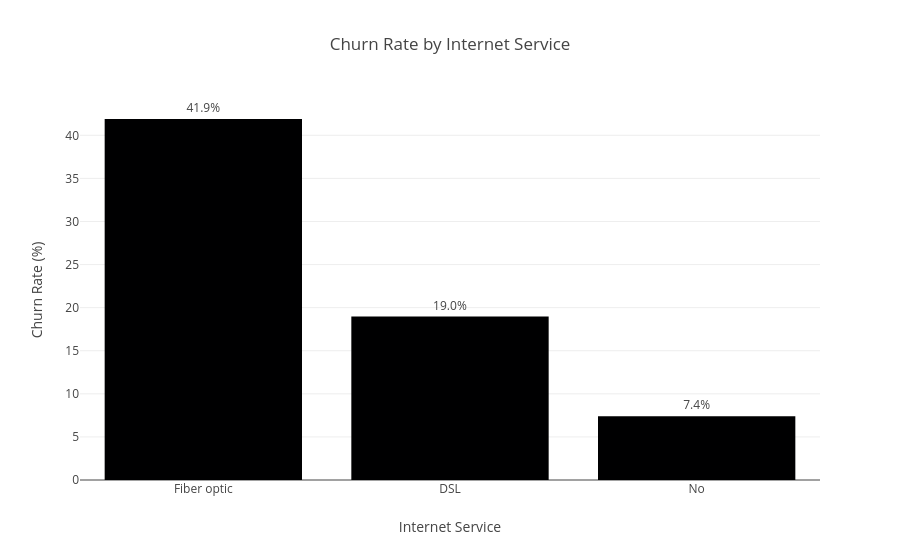

This figure's notebook cell:
### Code cell
# Visualizing churn rate by internet service

fig = px.bar(
    internet_churn,
    x='InternetService',
    y='Churn Rate',
    text='Churn Rate',
    title='Churn Rate by Internet Service',
    labels={
        'InternetService': 'Internet Service',
        'Churn Rate': 'Churn Rate (%)'
    }
)

fig.update_traces(
    texttemplate='%{text:.1f}%',
    textposition='outside'
)

fig.update_layout(
    yaxis_title='Churn Rate (%)',
    xaxis_title='Internet Service'
)

fig.show()

### Figure 1 — Plotly figure (JSON) as saved in the notebook; plotly's stock layout.template omitted (floating-point values rounded to 4 significant figures)
{"data": [{"hovertemplate": "Internet Service=%{x}<br>Churn Rate (%)=%{text}<extra></extra>", "legendgroup": "", "marker": {"color": "#000001", "pattern": {"shape": ""}}, "name": "", "orientation": "v", "showlegend": false, "text": [41.89, 18.96, 7.405], "textposition": "outside", "texttemplate": "%{text:.1f}%", "type": "bar", "x": ["Fiber optic", "DSL", "No"], "xaxis": "x", "y": [41.89, 18.96, 7.405], "yaxis": "y"}], "layout": {"barmode": "relative", "legend": {"tracegroupgap": 0}, "title": {"text": "Churn Rate by Internet Service"}, "xaxis": {"anchor": "y", "domain": [0, 1], "title": {"text": "Internet Service"}}, "yaxis": {"anchor": "x", "domain": [0, 1], "title": {"text": "Churn Rate (%)"}}}}
